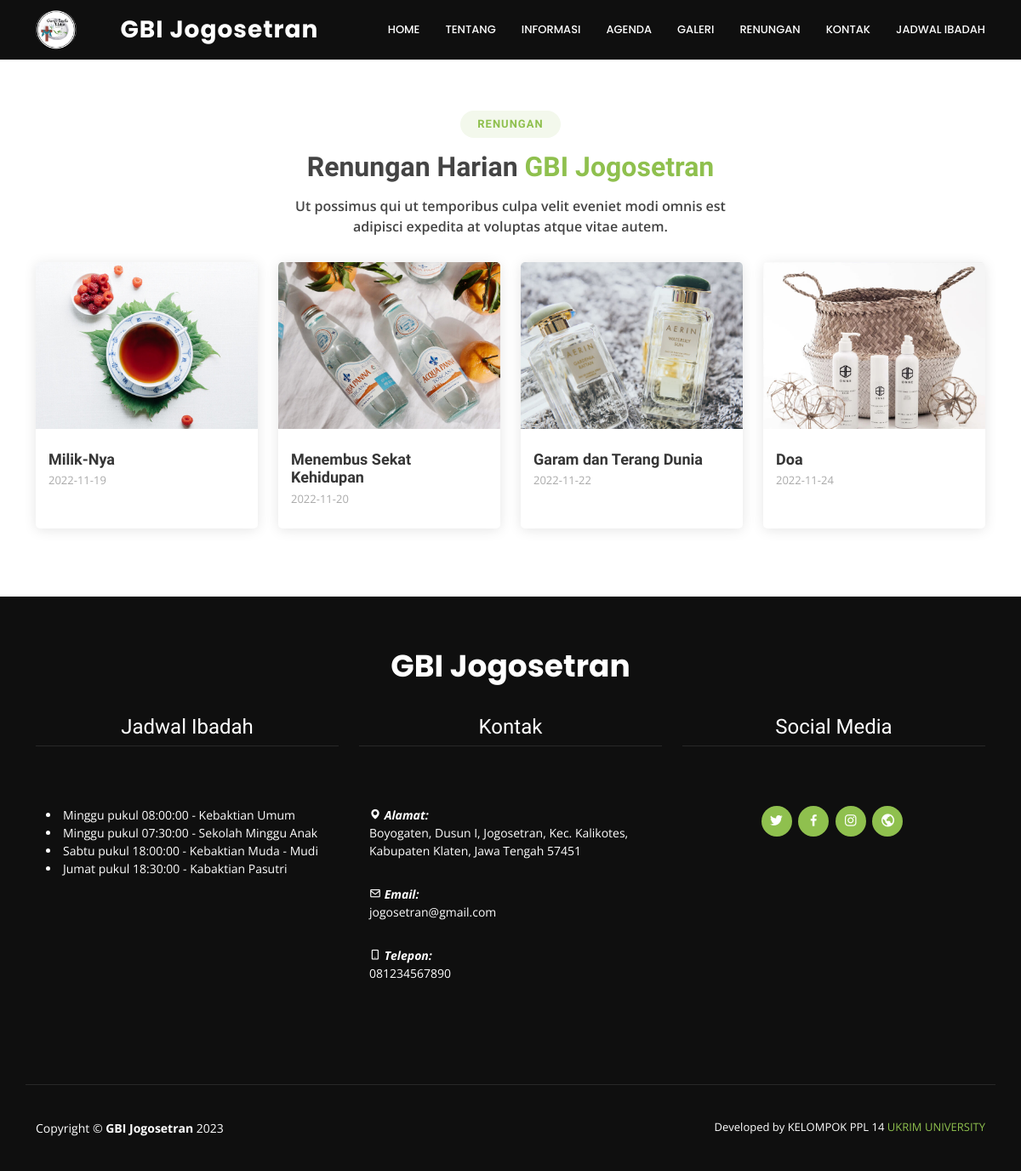
The page /index.php/web_renungan on the database its author committed.
### tables this page shows
CREATE TABLE
    `logo` (
        `id` int(11) NOT NULL,
        `nama_gereja` varchar(128) NOT NULL,
        `logo` varchar(128) NOT NULL
    );

CREATE TABLE
    `renungan` (
        `id_renungan` int(11) NOT NULL,
        `judul_renungan` varchar(200) NOT NULL,
        `isi_renungan` varchar(5000) NOT NULL,
        `tanggal_renungan` date DEFAULT NULL,
        `gambar_renungan` varchar(128) NOT NULL
    );

CREATE TABLE
    `jadwal` (
        `id_jadwal` int(11) NOT NULL,
        `nama_ibadah` varchar(200) NOT NULL,
        `tanggal` varchar(128) DEFAULT NULL,
        `waktu` time DEFAULT NULL,
        `keterangan` varchar(1000) NOT NULL
    );

CREATE TABLE
    `kontak` (
        `id_kontak` int(11) NOT NULL,
        `no_telepon` varchar(14) DEFAULT NULL,
        `email` varchar(100) DEFAULT NULL,
        `alamat` varchar(500) DEFAULT NULL
    );

### application/controllers/Web_Renungan.php (called while the page is built, shortened)
<?php
class Web_Renungan extends CI_Controller
{
    function __construct()
    {
        $this->load->model("ModelRenungan");
    }
    public function index()
    {
        $dataRenungan = $this->ModelRenungan->getAll();
        $data = array(
            "renungans" => $dataRenungan
        );
        $data['title'] = 'GBI Jogosetran - Renungan';
        $data['renungan'] = $this->db->get('renungan')->row_array();
        $data['logo'] = $this->db->get('logo')->row_array();
        $data['jadwal'] = $this->db->get('jadwal')->result_array();
        $data['social_media'] = $this->db->get('social_media')->row_array();
        $data['kontak'] = $this->db->get('kontak')->row_array();
        $this->load->view('template/w_header', $data);
        $this->load->view('template/w_topbar', $data);
        $this->load->view('web-profile/renungan', $data);
        $this->load->view('template/w_footer', $data);
    }
}

### index.php (called while the page is built, shortened)
<?php
require_once BASEPATH.'core/CodeIgniter.php';

### application/models/ModelRenungan.php (called while the page is built, shortened)
<?php
class ModelRenungan extends CI_Model
{
    var $table = "renungan";
    public function getAll()
    {
        return $this->db->get($this->table)->result();
    }
}

### application/views/web-profile/renungan.php (the view, shortened to what this page needs)
<section id="team" class="team">
    <div class="container">
        <div class="section-title" data-aos="zoom-in">
            <h2>Renungan</h2>
            <h3>Renungan Harian <span>GBI Jogosetran</span></h3>
            <p>
                Ut possimus qui ut temporibus culpa velit eveniet modi omnis est
                adipisci expedita at voluptas atque vitae autem.
            </p>
        </div>
        <div class="row">
            <?php
            foreach ($renungans as $r) {
            ?>
                <div class="col-lg-3 col-md-6 d-flex align-items-stretch">
                    <div class="member" data-aos="fade-up">
                        <div class="member-img">
                            <a href="<?= base_url("Web_Renungan/view/$r->id_renungan"); ?>"><img src="<?= base_url("/gambar/renungan/$r->gambar_renungan") ?> " class="img-fluid"></a>
                        </div>
                        <div class="member-info">
                            <a href="<?= base_url("Web_Renungan/view/$r->id_renungan"); ?>">
                                <h4><?= $r->judul_renungan ?></h4>
                            </a>
                            <span><?= $r->tanggal_renungan ?></span>
                        </div>
                    </div>
                </div>
            <?php
            }
            ?>
        </div>
    </div>
</section>

### application/views/template/w_topbar.php (shortened to what this page needs)
<header id="header" class="d-flex align-items-center">
  <div class="container d-flex justify-content-between">
    <img src="<?= base_url('assets/img/logo/') . $logo['logo'] ?>" style="max-height: 50px;" />
    <div class="logo">
      <h1 class="text-light"><a href="<?= base_url('Web_Profile'); ?>"><?= $logo['nama_gereja'] ?></a></h1>
    </div>
    <nav id="navbar" class="navbar">
      <ul>
        <li><a class="nav-link scrollto" href="<?= base_url('Web_Profile'); ?>">Home</a></li>
        <li><a class="nav-link scrollto" href="<?= base_url('Web_Profile'); ?>">Tentang</a></li>
        <li><a class="nav-link scrollto" href="<?= base_url('Web_Informasi'); ?>">Informasi</a></li>
        <li><a class="nav-link scrollto" href="<?= base_url('Web_Agenda'); ?>">Agenda</a></li>
        <li><a class="nav-link scrollto" href="<?= base_url('Web_Galeri'); ?>">Galeri</a></li>
        <li><a class="nav-link scrollto" href="<?= base_url('Web_Renungan'); ?>">Renungan</a></li>
        <li><a class="nav-link scrollto" href="<?= base_url('Web_Profile'); ?>">Kontak</a></li>
        <li><a class="nav-link scrollto" href="<?= base_url('Web_Jadwal'); ?>">Jadwal Ibadah</a></li>
      </ul>
    </nav>
  </div>
</header>

### application/views/template/w_footer.php (shortened to what this page needs)
<footer id="footer">
    <div class="footer-top">
        <div class="container">
            <div class="row justify-content-center">
                <h3 style="margin-top: -20px;">GBI Jogosetran</h3>
                <div class="col-lg-4" style="padding-top: 35px;">
                    <h4>Jadwal Ibadah</h4>
                    <div class="container footer-bottom clearfix">
                        <div class="jadwal-ibadah" style="text-align: left;">
                            <p>
                                <?php
                                foreach ($jadwal as $r) {
                                ?>
                                    <li>
                                        <?= $r['tanggal'] ?></span><span> pukul <?= $r['waktu'] ?></span> - <?= $r['nama_ibadah'] ?><span>
                                    </li>
                                <?php
                                }
                                ?>
                            </p>
                        </div>
                    </div>
                </div>
                <div class="col-lg-4" style="padding-top: 35px;">
                    <h4>Kontak</h4>
                    <div class="container footer-bottom clearfix">
                        <div class="social-links" style="text-align: left;">
                            <p><i class='bx bxs-map'></i><span style="font-weight: bolder;"> Alamat:</span></p>
                            <?= $kontak['alamat'] ?>
                            <p><i class='bx bx-envelope'></i><span style="font-weight: bolder;"> Email:</span></p>
                            <?= $kontak['email'] ?>
                            <p><i class='bx bx-mobile-alt'></i><span style="font-weight: bolder;"> Telepon:</span></p>
                            <?= $kontak['no_telepon'] ?>
                        </div>
                    </div>
                </div>
                <div class="col-lg-4" style="padding-top: 35px;">
                    <h4>Social Media</h4>
                    <div class="container footer-bottom clearfix">
                        <div class=" social-links">
                            <a href="<?= $social_media['twitter'] ?>" class="twitter"><i class="bx bxl-twitter"></i></a>
                            <a href="<?= $social_media['facebook'] ?>" class="facebook"><i class="bx bxl-facebook"></i></a>
                            <a href="<?= $social_media['instagram'] ?>" class="instagram"><i class="bx bxl-instagram"></i></a>
                            <a href="<?= $social_media['website'] ?>" class="google-plus"><i class="bx bx-world"></i></a>
                        </div>
                    </div>
                </div>
            </div>
        </div>
    </div>
    <div class="container footer-bottom clearfix">
        <div class="copyright">
            Copyright &copy; <strong><span>GBI Jogosetran</span></strong> <?= date('Y'); ?>
        </div>
        <div class="credits">
            Developed by KELOMPOK PPL 14 <a href="https://ukrim.ac.id/">UKRIM UNIVERSITY</a>
        </div>
    </div>
</footer>
</body>
</html>

### assets/css/style.css (style rules this page uses)
a { text-decoration: none; color: #8fc04e; }
h1, h2, h3, h4, h5, h6 { font-family: "Raleway", sans-serif; }
#header { height: 70px; transition: all 0.5s; z-index: 997; transition: all 0.5s; background: #0f0f0f; }
#header .logo h1 { font-size: 28px; margin: 0; padding: 11px 0; line-height: 1; font-weight: 700; letter-spacing: 1px; font-family: "Poppins", sans-serif; }
#header .logo h1 a, #header .logo h1 a:hover { color: #fff; text-decoration: none; }
.scrolled-offset { margin-top: 70px; }
.navbar { padding: 0; }
.navbar ul { margin: 0; padding: 0; display: flex; list-style: none; align-items: center; }
.navbar li { position: relative; }
.navbar a, .navbar a:focus { display: flex; align-items: center; justify-content: space-between; padding: 10px 0 10px 30px; font-family: "Poppins", sans-serif; font-size: 13px; font-weight: 500; color: #fff; text-transform: uppercase; white-space: nowrap; transition: 0.3s; }
section { padding: 60px 0; overflow: hidden; }
.section-title { text-align: center; padding-bottom: 30px; }
.section-title h2 { font-size: 13px; letter-spacing: 1px; font-weight: 700; padding: 8px 20px; margin: 0; background: #f3f8ec; color: #8fc04e; display: inline-block; text-transform: uppercase; border-radius: 50px; }
.section-title h3 { margin: 15px 0 0 0; font-size: 32px; font-weight: 700; }
.section-title h3 span { color: #8fc04e; }
.section-title p { margin: 15px auto 0 auto; font-weight: 600; }
@media (min-width: 1024px) { .section-title p { width: 50%; } }
.team { background: #fff; padding: 60px 0; }
.team .member { margin-bottom: 20px; overflow: hidden; border-radius: 5px; background: #fff; box-shadow: 0px 2px 15px rgba(0, 0, 0, 0.1); }
.team .member .member-img { position: relative; overflow: hidden; }
.team .member .member-info { padding: 25px 15px; }
.team .member .member-info h4 { font-weight: 700; margin-bottom: 5px; font-size: 18px; color: #353535; }
.team .member .member-info span { display: block; font-size: 13px; font-weight: 400; color: #aaaaaa; }
#footer { background: #0f0f0f center center no-repeat; color: #fff; font-size: 14px; position: relative; }
#footer::before { content: ""; position: absolute; left: 0; right: 0; top: 0; bottom: 0; background: rgba(15, 15, 15, 0.75); z-index: 1; }
#footer .footer-top { position: relative; z-index: 2; text-align: center; padding: 80px 0; }
#footer .footer-top h3 { font-size: 36px; font-weight: 700; color: #fff; position: relative; font-family: "Poppins", sans-serif; padding-bottom: 0; margin-bottom: 0; }
#footer .footer-top p { font-size: 15; font-style: italic; margin: 30px 0 0 0; padding: 0; }
#footer .footer-top .social-links { margin-top: 30px; }
#footer .footer-top .social-links a { font-size: 18px; display: inline-block; background: #8fc04e; color: #fff; line-height: 1; padding: 8px 0; margin-right: 4px; border-radius: 50%; text-align: center; width: 36px; height: 36px; transition: 0.3s; }
#footer .footer-bottom { border-top: 1px solid #282828; z-index: 2; position: relative; padding-top: 40px; padding-bottom: 40px; }
#footer .copyright { text-align: center; float: left; }
#footer .credits { float: right; text-align: center; font-size: 13px; }

### rows shown on the page
logo: logo (picture), nama_gereja "GBI Jogosetran"
renungan: gambar_renungan (picture), judul_renungan "Milik-Nya", tanggal_renungan "2022-11-19"
renungan: gambar_renungan (picture), judul_renungan "Menembus Sekat Kehidupan", tanggal_renungan "2022-11-20"
renungan: gambar_renungan (picture), judul_renungan "Garam dan Terang Dunia", tanggal_renungan "2022-11-22"
renungan: gambar_renungan (picture), judul_renungan "Doa", tanggal_renungan "2022-11-24"
jadwal: tanggal "Minggu", waktu "08:00:00", nama_ibadah "Kebaktian Umum"
jadwal: tanggal "Minggu", waktu "07:30:00", nama_ibadah "Sekolah Minggu Anak"
jadwal: tanggal "Sabtu", waktu "18:00:00", nama_ibadah "Kebaktian Muda - Mudi"
jadwal: tanggal "Jumat", waktu "18:30:00", nama_ibadah "Kabaktian Pasutri"
kontak: alamat "Boyogaten, Dusun I, Jogosetran, Kec. Kalikotes, Kabupaten Klaten, Jawa Tengah 57451", email "jogosetran@gmail.com", no_telepon "081234567890"
